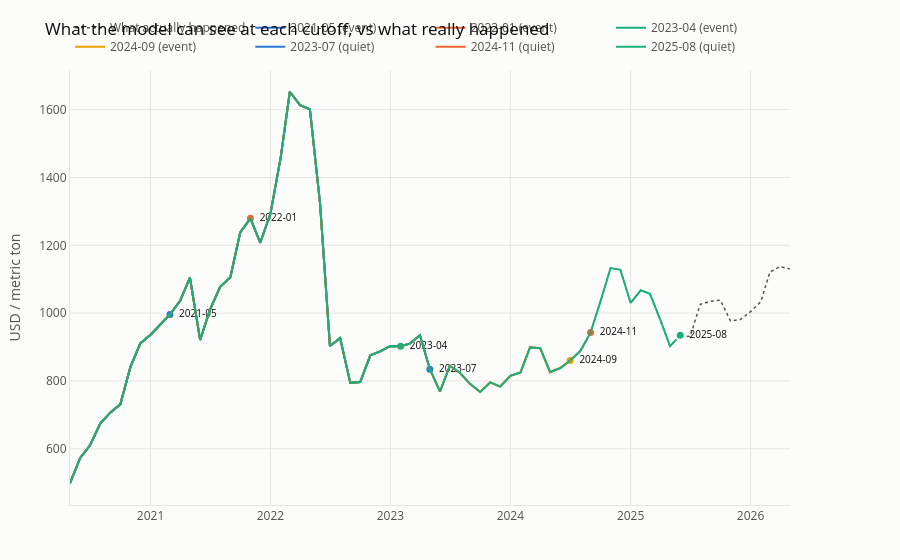

Notebook code for this chart:
### Markdown cell above
---
## 5. What the model can actually see

This is the chart that makes the publication lag concrete.

The dotted grey line is what really happened. Each coloured line is the history that
was **published** as of one cutoff — where it stops is the newest price a forecaster
had on that date.

The horizontal distance between where a coloured line ends and its cutoff is the
information gap. Normally 2 months; far worse inside a blackout.

### Code cell
plot_information_gap(svc, PALM_OIL_SERIES_ID)
